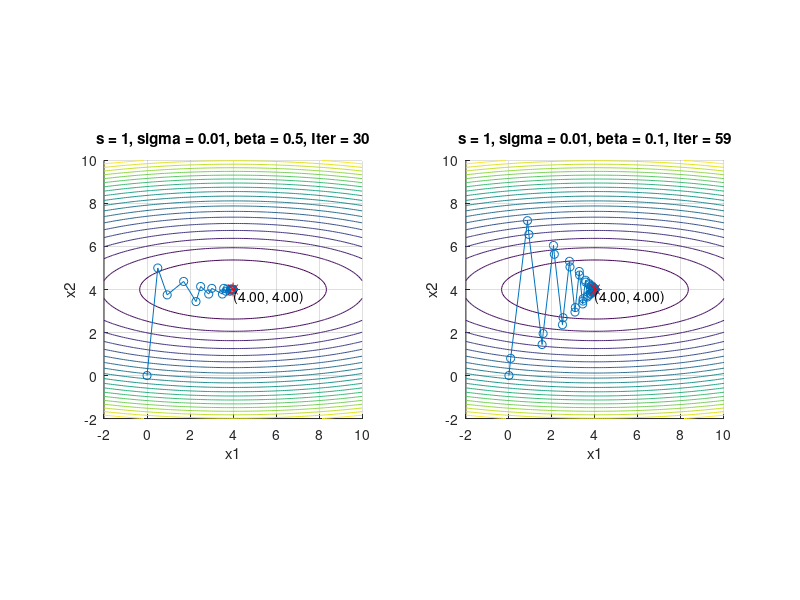

MATLAB code to generate this figure:
f = @(x) (x(1) - 4)^2 + 10*(x(2) - 4)^2;
gradf = @(x) [2*(x(1) - 4); 20*(x(2) - 4)];

x0 = [0; 0];
tol = 1e-3;
maxiter = 1000;
sigma = 0.01;
betas = [0.5, 0.1];

figure;
for i = 1:2
    beta = betas(i);
    x = x0;
    iter = 0;
    xhist = x;

    while true
        g = gradf(x);
        s = 1;
        while f(x - s * g) > f(x) - sigma * s * norm(g)^2
            s = beta * s;
        end
        
        xnew = x - s * g;
        iter = iter + 1;
        xhist = [xhist, xnew];

        if norm(xnew - x) < tol || iter >= maxiter
            break;
        end

        x = xnew;
    end

    subplot(1, 2, i);
    hold on;
    [X1, X2] = meshgrid(-2:0.1:10, -2:0.1:10);
    F = (X1 - 4).^2 + 10*(X2 - 4).^2;
    contour(X1, X2, F, 20);
    plot(xhist(1, :), xhist(2, :), '-o');
    plot(4, 4, 'r*', 'MarkerSize', 10);
    title(['s = 1, sigma = 0.01, beta = ', num2str(beta), ', Iter = ', num2str(iter)]);
    xlabel('x1');
    ylabel('x2');
    axis equal;
    grid on;
    text(x(1), x(2), ['(', num2str(x(1), '%.2f'), ', ', num2str(x(2), '%.2f'), ')'], 'VerticalAlignment', 'top');
end
